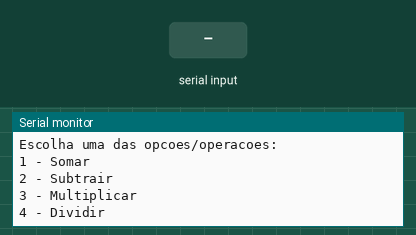
This sketch was run on a simulated Arduino Mega 2560, built with avr-gcc and run on an emulated ATmega2560. On the bench: the last lines printed to the serial monitor. Inputs (shaded band) come from the test bench.

Above: at 0.9 s.
1.0 s: "s" received over Serial
At 2.8 s:
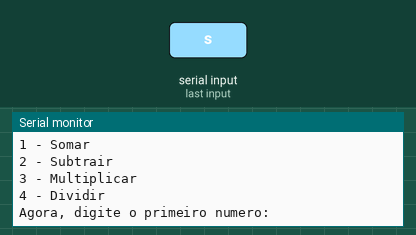
3.5 s: "90,45,200\n" received over Serial
At 5.2 s:
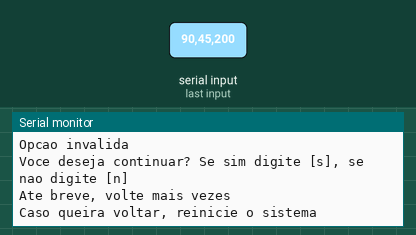

Measured:
- after the input at 1.0 s, the serial monitor: prints a new line after 1.0 s (image 1)
- after the input at 3.5 s, the serial monitor: prints a new line at once (image 2)

The sketch:

copy_of_calculadora_com_menu_switch1__1_.ino
```cpp
// C++ code para Arduino
// Variáveis globais

float resultado = 0;
int escolhaDaOperacao;
int contador = 1; // começa com 1 para entrar no loop

// Função para somar com número 3 opcional
float somar(float numero1, float numero2, float numero3 = 0) {
  return (numero1 + numero2 + numero3);
}

// Função para subtrair
float subtrair(float numero1, float numero2) {
  return (numero1 - numero2);
}
//função multiplicar
float multiplicar(float numero1, float numero2) {
  return (numero1 * numero2);

}//função dividir
float divisao(float numero1, float numero2) {
  return (numero1 / numero2);
}
void setup() {
  Serial.begin(9600);

  float numero1 = 0;
  float numero2 = 0;

  do {
    Serial.println("Bem vindo(a) a Calculadora mega inteligente :P!!!");
    Serial.println("Escolha uma das opcoes/operacoes:");
    Serial.println("1 - Somar");
    Serial.println("2 - Subtrair");
    Serial.println("3 - Multiplicar");
    Serial.println("4 - Dividir");

    while (!Serial.available()) {} // Espera o usuário digitar
    escolhaDaOperacao = Serial.parseInt(); // Lê a operação

    Serial.println("Agora, digite o primeiro numero:");
    while (!Serial.available()) {}
    numero1 = Serial.parseFloat();

    Serial.println("Agora, digite o segundo numero:");
    while (!Serial.available()) {}
    numero2 = Serial.parseFloat();

    switch (escolhaDaOperacao) {
      case 1:
        resultado = somar(numero1, numero2); // ou usar 3 números se quiser
        Serial.println("WOW!!! O resultado foi: " + String(resultado));
        break;

      case 2:
        resultado = subtrair(numero1, numero2);
        Serial.println("WOW!!! O resultado foi: " + String(resultado));
        break;

      case 3:
        resultado = multiplicar(numero1,numero2);
        Serial.println("WOW!!! O resultado foi: " + String(resultado));
        break;

      case 4:
        resultado = divisao(numero1, numero2);
        Serial.println("WOW!!! O resultado foi: " + String(resultado));

        if (numero2 != 0) {
          Serial.println("WOW!!! O resultado foi: " + String(resultado));
        } else {
          Serial.println("Erro: divisão por zero!");
        }
        break;

      default:
        Serial.println("Opcao invalida");
    }

    Serial.println("Voce deseja continuar? Se sim digite [s], se nao digite [n]");
    while (!Serial.available()) {}

    String resposta = Serial.readString();

    if (resposta == "s") {
      contador++;
    } else {
      contador = 0;
      Serial.println("Ate breve, volte mais vezes");
      Serial.println("Caso queira voltar, reinicie o sistema");
    }

  } while (contador != 0);
}

void loop() {
  // Vazio, pois a lógica está toda no setup()
}
```
